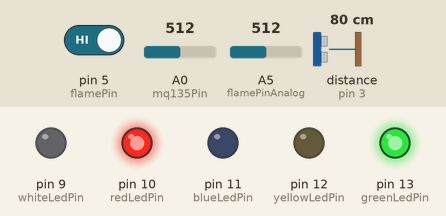
The sketch below on a simulated Arduino Uno, built with avr-gcc and run on an emulated ATmega328P. On the bench: output pins drawn as LEDs (lit = HIGH). Wiring (inferred from the names in the program): ultrasonic range finder: trigger pin 2; echo pin 3. The inputs (shaded band) are chosen by the test bench; at power-on: distance to the obstacle (sensor on pin 3) 80 cm, A5 (flamePinAnalog) = 512, pin 5 (flamePin) HIGH, A0 (mq135Pin) = 512. The echo pulse lasts 58.3 µs per cm; pins used as bus, display or sensor lines are not drawn; what the sketch prints to the serial monitor is not drawn.

Above: at 1.2 s.
1.3 s: distance to the obstacle (sensor on pin 3) set to 43 cm
3.3 s: distance to the obstacle (sensor on pin 3) set to 38 cm
At 5.0 s:
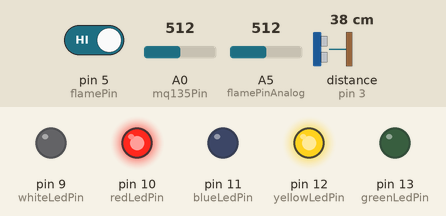
5.7 s: A5 (flamePinAnalog) set to 485
At 6.8 s:
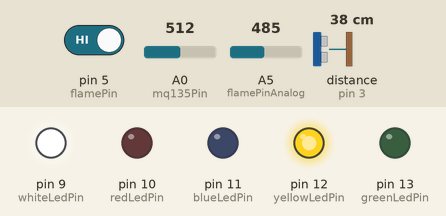
7.8 s: distance to the obstacle (sensor on pin 3) set to 14 cm
9.6 s: distance to the obstacle (sensor on pin 3) set to 10 cm
At 11.2 s:
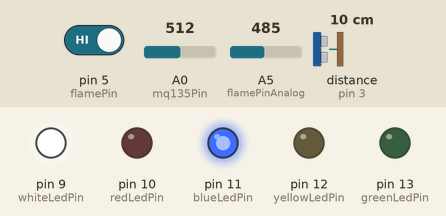
12.0 s: pin 5 (flamePin) driven LOW
At 13.8 s:
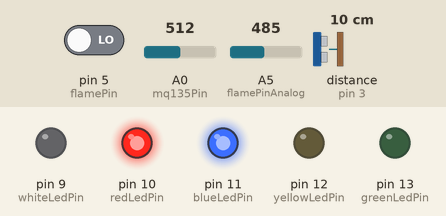
Timing chart, 0 to 15.1 s (numbered marks = the images above; inputs shaded):
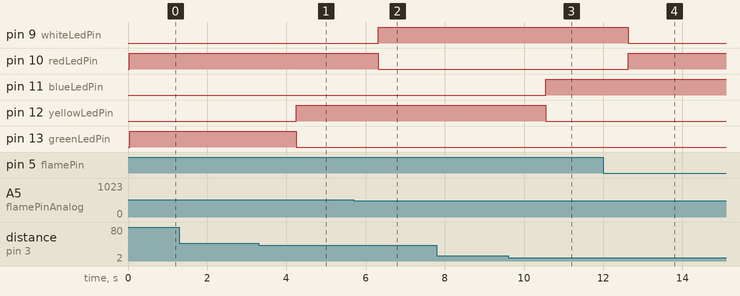

Measured:
- the behaviour switches between 41 and 40 cm on distance to the obstacle (sensor on pin 3) (found by bisection; images 0 and 1)
- the behaviour switches between 501 and 500 on A5 (flamePinAnalog) (found by bisection; images 1 and 2)
- the behaviour switches between 13 and 12 cm on distance to the obstacle (sensor on pin 3) (found by bisection; images 2 and 3)
- after the input at 1.3 s, every drawn part: stays the same
- after the input at 3.3 s, pin 12 (yellowLedPin): LOW → HIGH after 0.94 s; pin 13 (greenLedPin): HIGH → LOW after 0.94 s
- after the input at 5.7 s, pin 9 (whiteLedPin): LOW → HIGH after 0.63 s; pin 10 (redLedPin): HIGH → LOW after 0.63 s
- after the input at 7.8 s, every drawn part: stays the same
- after the input at 9.6 s, pin 11 (blueLedPin): LOW → HIGH after 0.95 s; pin 12 (yellowLedPin): HIGH → LOW after 0.95 s
- after the input at 12.0 s, pin 9 (whiteLedPin): HIGH → LOW after 0.63 s; pin 10 (redLedPin): LOW → HIGH after 0.63 s

The sketch:

Code2.ino
```cpp
// Define the pins for the HC-SR04 sensor
const int trigPin = 2;
const int echoPin = 3;
const int flamePin =5;
const int flamePinAnalog =A5;
const int mq135Pin = A0;
// Define the pins for the LEDs
const int greenLedPin = 13;
const int yellowLedPin = 12;
const int blueLedPin = 11;
const int redLedPin = 10;
const int whiteLedPin = 9;

void setup() {
  // Initialize serial communication for debugging
  Serial.begin(9600);

  // Set the trigPin as an OUTPUT
  pinMode(trigPin, OUTPUT);
  // Set the echoPin as an INPUT
  pinMode(echoPin, INPUT);

  // Set the MQ-135 pin as INPUT
  pinMode(mq135Pin, INPUT);
  //flamepinanalog
  pinMode(flamePinAnalog, INPUT);
  // Set the flame sensor pin as INPUT
  pinMode(flamePin, INPUT);

  // Set the LED pins as OUTPUTs
  pinMode(greenLedPin, OUTPUT);
  pinMode(yellowLedPin, OUTPUT);
  pinMode(blueLedPin, OUTPUT);
  pinMode(redLedPin, OUTPUT);
  pinMode(whiteLedPin, OUTPUT);
}

void loop() {
  // Variables to store the distance and duration
  long duration, inches;

  // Variables to store gas and flame readings
  int gasReading = analogRead(mq135Pin);
  int flameReading = digitalRead(flamePin);
  int flamePinAnalogReading = analogRead(flamePinAnalog);

  // Clear the trigger pin
  digitalWrite(trigPin, LOW);
  delayMicroseconds(2);

  // Send a 10 microsecond pulse to trigger the sensor
  digitalWrite(trigPin, HIGH);
  delayMicroseconds(10);
  digitalWrite(trigPin, LOW);

  // Read the duration of the echo pulse
  duration = pulseIn(echoPin, HIGH);

  // Calculate the distance in inches
  inches = duration / 74 / 2;

  // Print distance for debugging
  Serial.print("Distance: ");
  Serial.print(inches);
  Serial.println(" inches");


  // Print gas reading for debugging
  Serial.print("Gas Reading: ");
  Serial.println(gasReading);

  // Print flame reading for debugging
  Serial.print("Flame Reading: ");
  Serial.println(flameReading);

  Serial.print("Flame Reading (Analog): ");

  // Set pin 7 (flamePin) to analog mode
  pinMode(flamePin, INPUT_PULLUP);
  int flameReadingAnalog = analogRead(flamePin);
  Serial.println(flameReadingAnalog);
  // Control the LEDs based on distance thresholds

    // Control the LEDs based on sensor readings
    //if (gasReading > 500 && ( flameReading == HIGH |||| flameReadingAnalog > 500))
    if (flameReading == LOW || flameReadingAnalog > 500) {
      // If gas concentration is high and flame is detected
      digitalWrite(redLedPin, HIGH);
      digitalWrite(whiteLedPin, LOW);
      Serial.println("Fire Detected!");
    }
    else{
      digitalWrite(redLedPin, LOW);
      digitalWrite(whiteLedPin, HIGH);
      Serial.println("No Fire Detected!");

    }

    if (inches > 15) {
    digitalWrite(greenLedPin, HIGH);   // Green LED on
    digitalWrite(yellowLedPin, LOW);   // Yellow LED off
    digitalWrite(blueLedPin, LOW);      // Red LED off
    Serial.print("Green: ");
  } else if (inches >= 5 && inches <= 15) {
    digitalWrite(greenLedPin, LOW);    // Green LED off
    digitalWrite(yellowLedPin, HIGH);  // Yellow LED on
    digitalWrite(blueLedPin, LOW);      // Red LED off
    Serial.print("Yellow: ");
  } else {
    digitalWrite(greenLedPin, LOW);    // Green LED off
    digitalWrite(yellowLedPin, LOW);   // Yellow LED off
    digitalWrite(blueLedPin, HIGH);     // Red LED on
    Serial.print("Blue: ");
  }

  // Wait for a short time before next reading
  delay(1000);
}
```
